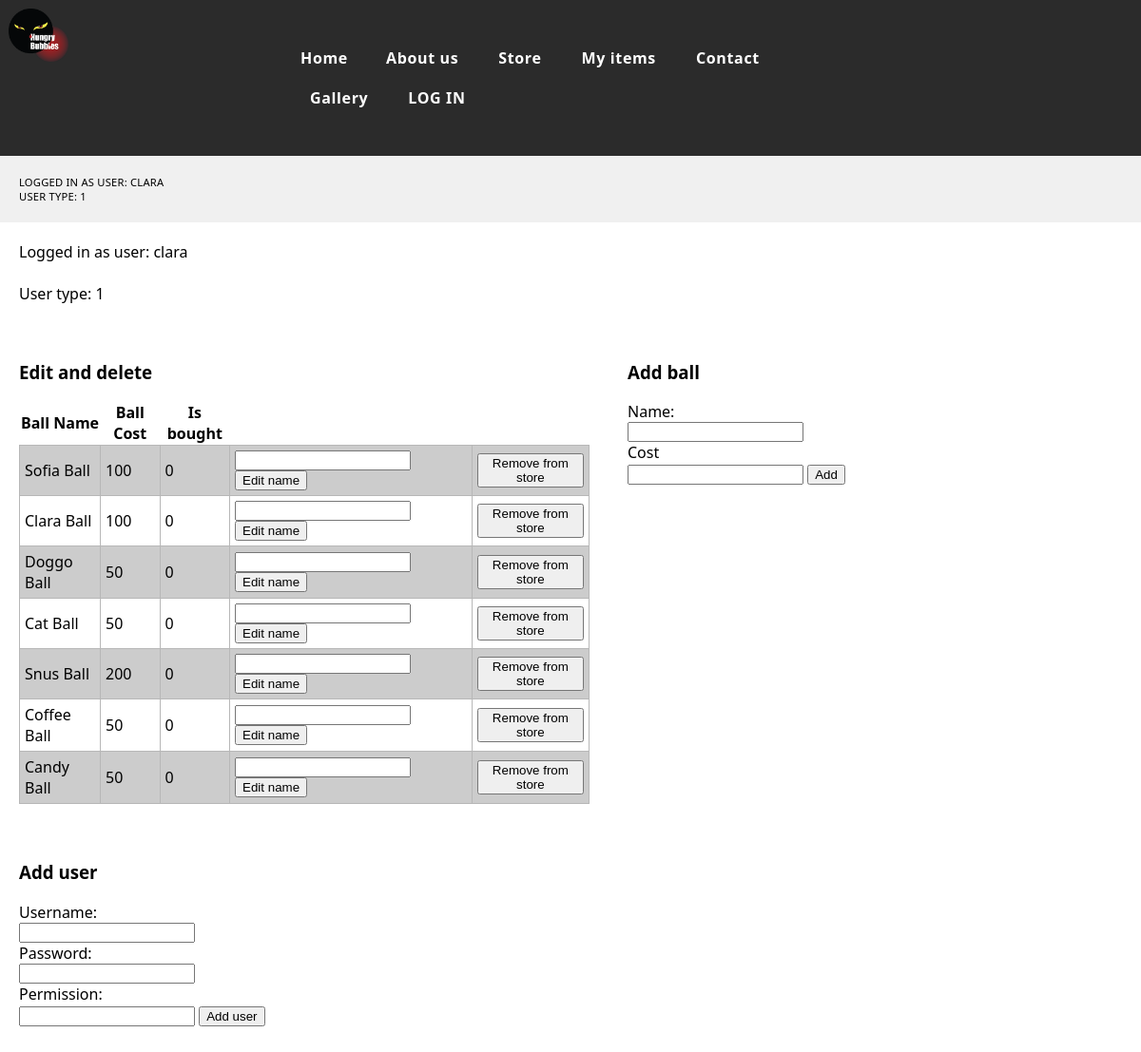
Page /adminpage.php (signed in) on the committed database.
### tables this page shows
CREATE TABLE `ball` (
  `name` varchar(30) NOT NULL,
  `img` varchar(100) NOT NULL,
  `cost` int(11) NOT NULL,
  `isBought` int(11) NOT NULL DEFAULT '0',
  `itemId` int(11) NOT NULL,
  `stock` int(11) NOT NULL DEFAULT '3'
);

### adminpage.php (the view, shortened to what this page needs)
<?php
include("config.php");
include("header.php");
@ $db = new mysqli($dbserver, $dbuser, $dbpass, $dbname);
?>
<!doctype html>
<html>
<head>
<link rel="stylesheet" type="text/css" href="styling/style.css">
</head>
<body>
<div class="headerImg page-n">
  <img src="styling/Img/hblogo.png" id="logo">
</div>
<div id="adminpage_wrap">
<?php
	if($_SESSION['userPermission']!== '1') {
	echo 'you do not have the permission to access this page';
	header('location:index.php');
	}else{
	    $query = "SELECT ball.name, ball.cost, ball.itemId, ball.isBought FROM ball";
		$stmt = $db->prepare($query);
		$stmt->bind_result($ballName, $ballCost, $ballid, $isBought);
		$stmt->execute();
		?>
		<div class="userInfo">
			<p>Logged in as user:
				<?php echo $_SESSION['username']; ?>
			</p>
			<br>
			<p>User type:
				<?php echo $_SESSION['userPermission']; ?>
			</p>
		</div>
		<div class="ballManage">
			<h3>Edit and delete</h3>
		<?php
		echo '<table>';
		echo '<tr class="trheader"><th>Ball Name</th> <th>Ball Cost</th> <th>Is bought</th></tr>';
		while ($stmt->fetch()) {
	    	echo "<tr>";
	   		echo "<td> $ballName </td><td> $ballCost </td><td> $isBought </td>";
	    		echo "<form method='get' action='edit.php'>
        				<td><input type='text' name='newname' id='newname'>
        				<button name='balledit' value='".$ballid."' type='submit'>Edit name</button></td>
	        			</form>";
	        	echo "<form method='get' action='delete.php'>
	        			<td><button name='ballremove' value='" . $ballid . "' type='submit'>Remove from store</button></td>
	        			</form>";
	    	echo "</tr>";
	    }
	    echo "</table>";
	}
?>
		</div>
		<div class="addnew">
			<h3>Add ball</h3>
			<form method="post" action="add.php">
			<p>Name:</p>
			<input type="text" name="ballName">
			<p>Cost</p>
			<input type="text" name="ballCost">
			<button name="addnew" type="submit">Add</button>
		</form>
		</div>
		<div class="adduser">
			<h3>Add user</h3>
			<form method="post" action="adduser.php">
			<p>Username:</p>
			<input type="text" name="username">
			<p>Password:</p>
			<input type="text" name="password">
			<p>Permission:</p>
			<input type="text" name="permission">
			<button name="adduser" type="submit">Add user</button>
		</form>
		</div>
	</div>
</body>
</html>

### styling/style.css (style rules this page uses)
.headerImg.page-n { position: absolute; width: 23%; top: 0px; padding: 9px; }
#logo { width: inherit; }
body { font-family: 'Segoe UI'; width:100%; margin: 0px; }
p { margin: 0px; }
#adminpage_wrap { display: flex; flex-wrap: wrap; }
.userInfo { margin: 20px; width: 100%; }
.ballManage { margin: 20px; width: 50%; }
.ballManage table { border-collapse: collapse; }
.ballManage td { padding: 5px; border: 1px solid #b7b7b7; }
.ballManage tr:nth-child(even) { background:#ccc; }
.addNew { margin: 20px; }
.addUser { width: 100%; margin: 20px; }

### rows in the picture
ball: name "Sofia Ball", cost "100", isBought "0", $ballid 4 (drawn)
ball: name "Clara Ball", cost "100", isBought "0", $ballid 5 (drawn)
ball: name "Doggo Ball", cost "50", isBought "0", $ballid 6 (drawn)
ball: name "Cat Ball", cost "50", isBought "0", $ballid 7 (drawn)
ball: name "Snus Ball", cost "200", isBought "0", $ballid 8 (drawn)
ball: name "Coffee Ball", cost "50", isBought "0", $ballid 9 (drawn)
ball: name "Candy Ball", cost "50", isBought "0", $ballid 10 (drawn)

### other values in the picture
$_SESSION['username'] "CLARA"
$_SESSION['userPermission'] "1"
$_SESSION['username'] "clara"
